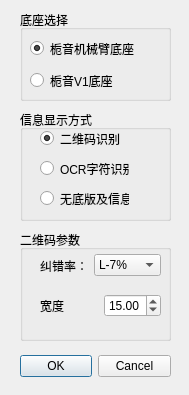
<?xml version="1.0" encoding="UTF-8"?>
<ui version="4.0">
 <class>SettingDialog</class>
 <widget class="QDialog" name="SettingDialog">
  <property name="geometry">
   <rect>
    <x>0</x>
    <y>0</y>
    <width>189</width>
    <height>395</height>
   </rect>
  </property>
  <property name="maximumSize">
   <size>
    <width>220</width>
    <height>450</height>
   </size>
  </property>
  <property name="windowTitle">
   <string>设置</string>
  </property>
  <widget class="QDialogButtonBox" name="buttonBox">
   <property name="geometry">
    <rect>
     <x>20</x>
     <y>350</y>
     <width>151</width>
     <height>32</height>
    </rect>
   </property>
   <property name="orientation">
    <enum>Qt::Horizontal</enum>
   </property>
   <property name="standardButtons">
    <set>QDialogButtonBox::Cancel|QDialogButtonBox::Ok</set>
   </property>
  </widget>
  <widget class="QGroupBox" name="groupBox">
   <property name="geometry">
    <rect>
     <x>20</x>
     <y>10</y>
     <width>151</width>
     <height>91</height>
    </rect>
   </property>
   <property name="title">
    <string>底座选择</string>
   </property>
   <widget class="QRadioButton" name="radioButton_Robotic">
    <property name="geometry">
     <rect>
      <x>10</x>
      <y>30</y>
      <width>107</width>
      <height>17</height>
     </rect>
    </property>
    <property name="text">
     <string>栀音机械臂底座</string>
    </property>
    <property name="checked">
     <bool>true</bool>
    </property>
   </widget>
   <widget class="QRadioButton" name="radioButton_5or4Axis">
    <property name="geometry">
     <rect>
      <x>10</x>
      <y>60</y>
      <width>107</width>
      <height>21</height>
     </rect>
    </property>
    <property name="text">
     <string>栀音V1底座</string>
    </property>
   </widget>
  </widget>
  <widget class="QGroupBox" name="groupBox_2">
   <property name="geometry">
    <rect>
     <x>20</x>
     <y>110</y>
     <width>151</width>
     <height>111</height>
    </rect>
   </property>
   <property name="title">
    <string>信息显示方式</string>
   </property>
   <widget class="QRadioButton" name="radioButton_QR">
    <property name="geometry">
     <rect>
      <x>20</x>
      <y>20</y>
      <width>89</width>
      <height>17</height>
     </rect>
    </property>
    <property name="text">
     <string>二维码识别</string>
    </property>
    <property name="checked">
     <bool>true</bool>
    </property>
   </widget>
   <widget class="QRadioButton" name="radioButton_Info">
    <property name="geometry">
     <rect>
      <x>20</x>
      <y>50</y>
      <width>89</width>
      <height>17</height>
     </rect>
    </property>
    <property name="text">
     <string>OCR字符识别</string>
    </property>
   </widget>
   <widget class="QRadioButton" name="radioButton_None">
    <property name="geometry">
     <rect>
      <x>20</x>
      <y>80</y>
      <width>89</width>
      <height>17</height>
     </rect>
    </property>
    <property name="text">
     <string>无底版及信息</string>
    </property>
   </widget>
  </widget>
  <widget class="QGroupBox" name="groupBox_3">
   <property name="geometry">
    <rect>
     <x>20</x>
     <y>230</y>
     <width>151</width>
     <height>111</height>
    </rect>
   </property>
   <property name="title">
    <string>二维码参数</string>
   </property>
   <widget class="QWidget" name="layoutWidget">
    <property name="geometry">
     <rect>
      <x>20</x>
      <y>20</y>
      <width>121</width>
      <height>31</height>
     </rect>
    </property>
    <layout class="QHBoxLayout" name="horizontalLayout">
     <item>
      <widget class="QLabel" name="label">
       <property name="text">
        <string>纠错率：</string>
       </property>
      </widget>
     </item>
     <item>
      <widget class="QComboBox" name="comboBox_correction">
       <item>
        <property name="text">
         <string>L-7%</string>
        </property>
       </item>
       <item>
        <property name="text">
         <string>M-15%</string>
        </property>
       </item>
       <item>
        <property name="text">
         <string>Q-25%</string>
        </property>
       </item>
       <item>
        <property name="text">
         <string>H-30%</string>
        </property>
       </item>
      </widget>
     </item>
    </layout>
   </widget>
   <widget class="QWidget" name="layoutWidget">
    <property name="geometry">
     <rect>
      <x>20</x>
      <y>60</y>
      <width>121</width>
      <height>31</height>
     </rect>
    </property>
    <layout class="QHBoxLayout" name="horizontalLayout_2">
     <item>
      <widget class="QLabel" name="label_2">
       <property name="text">
        <string>宽度</string>
       </property>
      </widget>
     </item>
     <item>
      <widget class="QDoubleSpinBox" name="doubleSpinBox_qrwidth">
       <property name="minimum">
        <double>5.000000000000000</double>
       </property>
       <property name="maximum">
        <double>30.000000000000000</double>
       </property>
       <property name="value">
        <double>15.000000000000000</double>
       </property>
      </widget>
     </item>
    </layout>
   </widget>
  </widget>
 </widget>
 <resources/>
 <connections>
  <connection>
   <sender>buttonBox</sender>
   <signal>accepted()</signal>
   <receiver>SettingDialog</receiver>
   <slot>accept()</slot>
   <hints>
    <hint type="sourcelabel">
     <x>248</x>
     <y>254</y>
    </hint>
    <hint type="destinationlabel">
     <x>157</x>
     <y>274</y>
    </hint>
   </hints>
  </connection>
  <connection>
   <sender>buttonBox</sender>
   <signal>rejected()</signal>
   <receiver>SettingDialog</receiver>
   <slot>reject()</slot>
   <hints>
    <hint type="sourcelabel">
     <x>316</x>
     <y>260</y>
    </hint>
    <hint type="destinationlabel">
     <x>286</x>
     <y>274</y>
    </hint>
   </hints>
  </connection>
 </connections>
</ui>
